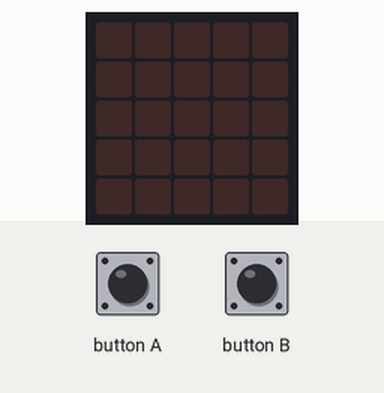
Recording of a program running on a simulated BBC micro:bit (MakeCode). On the bench: the board's 5×5 LED display. Inputs (shaded band) come from the test bench.

Above: at 1.2 s.
1.3 s: button A pressed for 0.15 s
At 1.8 s:
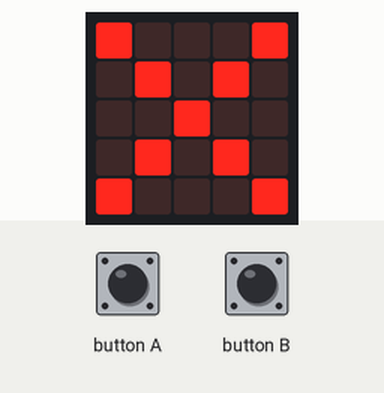
2.9 s: button B pressed for 0.15 s
At 4.2 s:
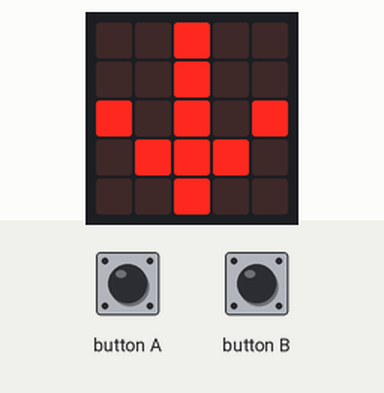
Timing chart, 0 to 5.9 s (numbered marks = the images above; inputs shaded):
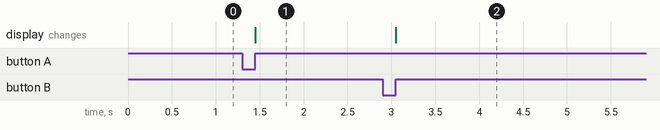

The program:

main.ts
```typescript
input.onButtonPressed(Button.A, function () {
    basic.showIcon(IconNames.No)
})
input.onButtonPressed(Button.B, function () {
    basic.showLeds(`
        . . # . .
        . . # . .
        # . # . #
        . # # # .
        . . # . .
        `)
})
```

test.ts
```typescript
// aquí va el archivo "tests"; esto no se compilará cuando este paquete se utilice como una extensión.
```

Measured:
- after the input at 1.3 s, the display: changes after 0.15 s (image 1)
- after the input at 2.9 s, the display: changes after 0.15 s (image 2)
